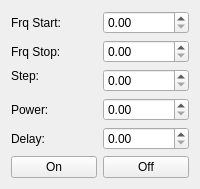
                      <widget class="QWidget" name="tab_9">
                       <attribute name="title">
                        <string>Sweep</string>
                       </attribute>
                       <layout class="QGridLayout" name="gridLayout_22">
                        <item row="0" column="1">
                         <widget class="QDoubleSpinBox" name="spnSweepStartFrq">
                          <property name="maximum">
                           <double>20000.000000000000000</double>
                          </property>
                         </widget>
                        </item>
                        <item row="1" column="1">
                         <widget class="QDoubleSpinBox" name="spnSweepStopFrq">
                          <property name="maximum">
                           <double>20000.000000000000000</double>
                          </property>
                         </widget>
                        </item>
                        <item row="4" column="1">
                         <widget class="QDoubleSpinBox" name="spnSweepPower"/>
                        </item>
                        <item row="1" column="0">
                         <widget class="QLabel" name="label_69">
                          <property name="text">
                           <string>Frq Stop:</string>
                          </property>
                         </widget>
                        </item>
                        <item row="2" column="1" rowspan="2">
                         <widget class="QDoubleSpinBox" name="spnSweepStep">
                          <property name="maximum">
                           <double>20000.000000000000000</double>
                          </property>
                         </widget>
                        </item>
                        <item row="0" column="0">
                         <widget class="QLabel" name="label_68">
                          <property name="text">
                           <string>Frq Start:</string>
                          </property>
                         </widget>
                        </item>
                        <item row="2" column="0">
                         <widget class="QLabel" name="label_70">
                          <property name="text">
                           <string>Step:</string>
                          </property>
                         </widget>
                        </item>
                        <item row="4" column="0">
                         <widget class="QLabel" name="label_71">
                          <property name="text">
                           <string>Power:</string>
                          </property>
                         </widget>
                        </item>
                        <item row="5" column="0">
                         <widget class="QLabel" name="label_72">
                          <property name="text">
                           <string>Delay:</string>
                          </property>
                         </widget>
                        </item>
                        <item row="5" column="1">
                         <widget class="QDoubleSpinBox" name="spnDelay"/>
                        </item>
                        <item row="6" column="0">
                         <widget class="QPushButton" name="btnStartSweep">
                          <property name="text">
                           <string>On</string>
                          </property>
                         </widget>
                        </item>
                        <item row="6" column="1">
                         <widget class="QPushButton" name="btnStopSweep">
                          <property name="text">
                           <string>Off</string>
                          </property>
                         </widget>
                        </item>
                       </layout>
                      </widget>
